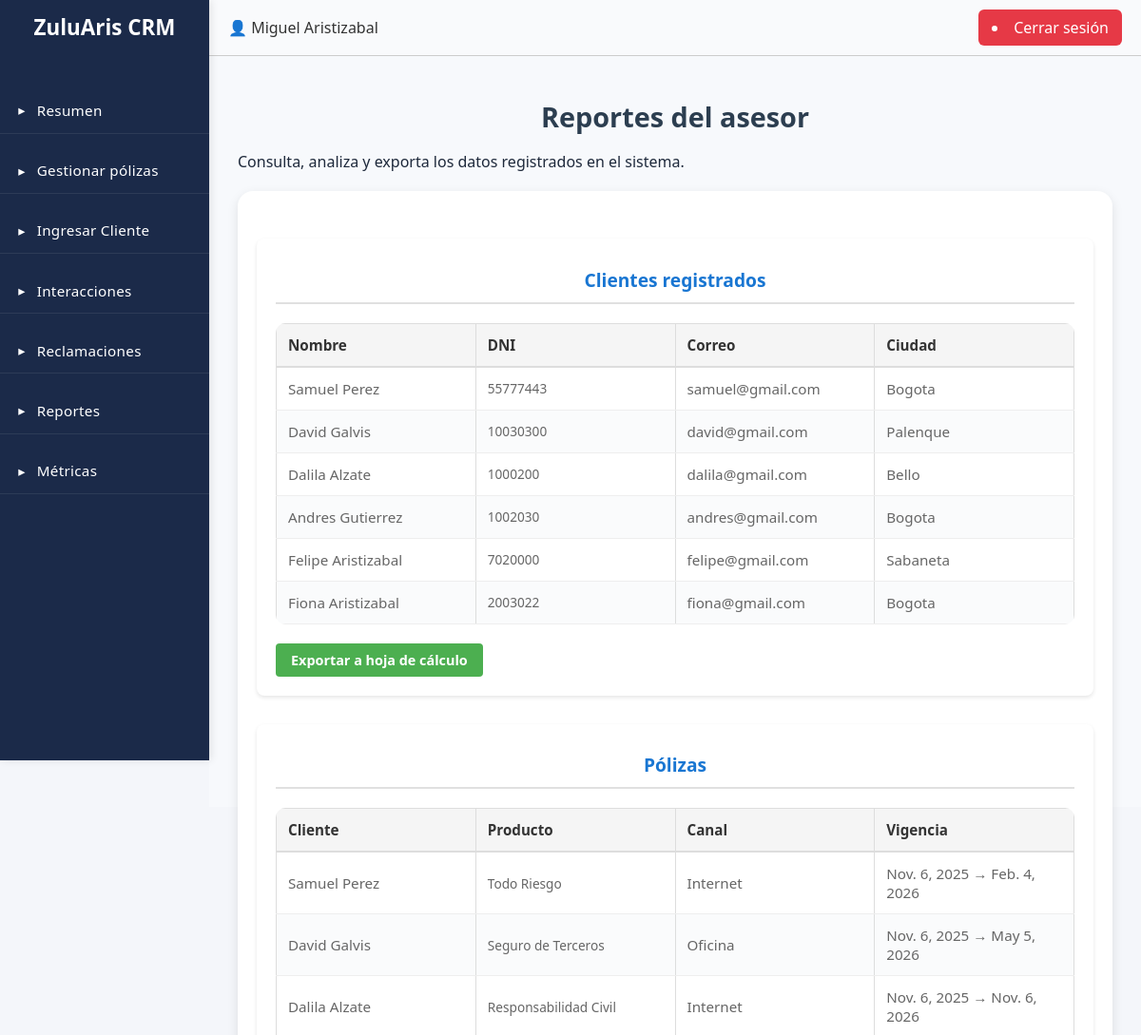
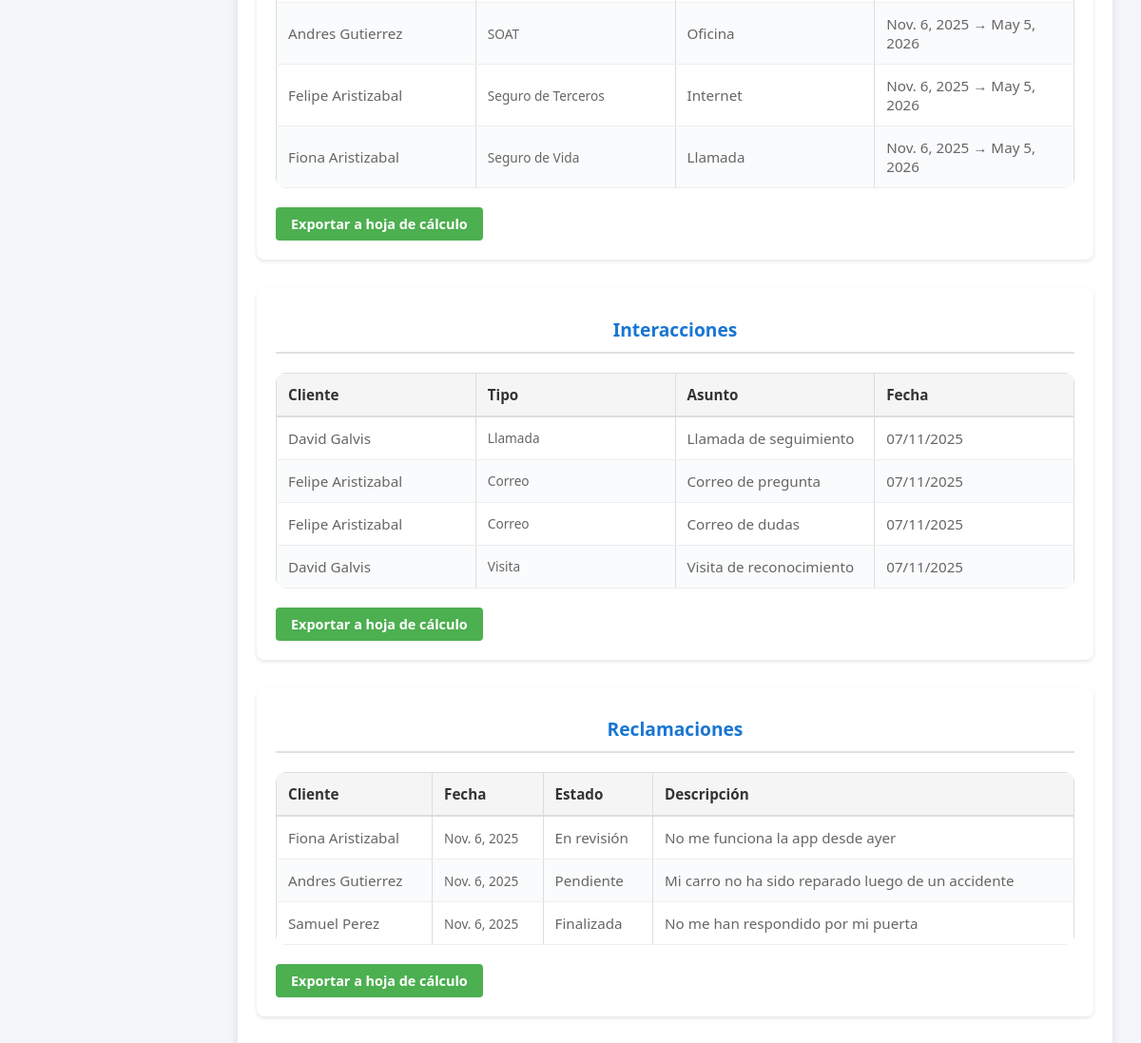
Page /reportes/ (signed in) on the earlier database version (2 pictures, top to bottom).
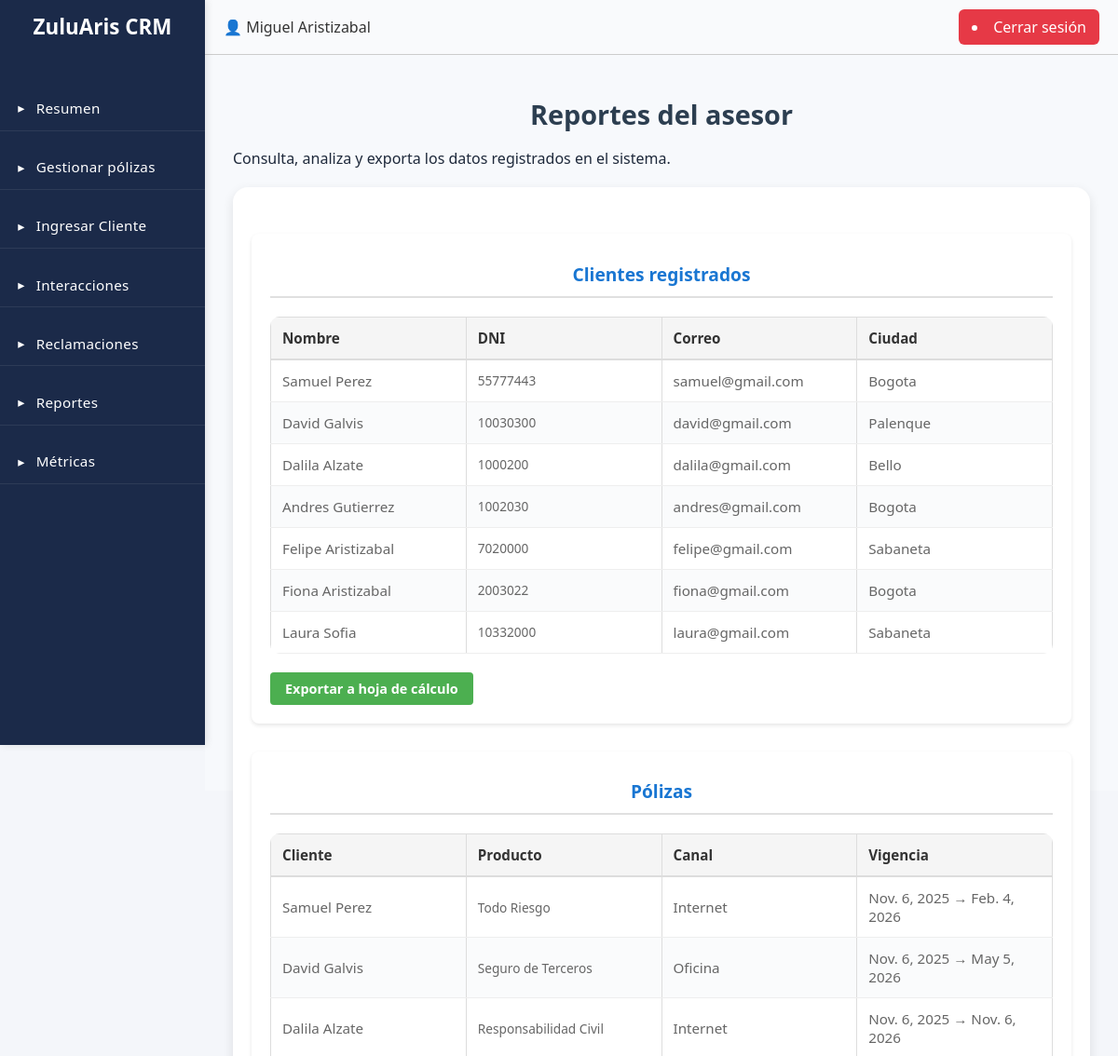
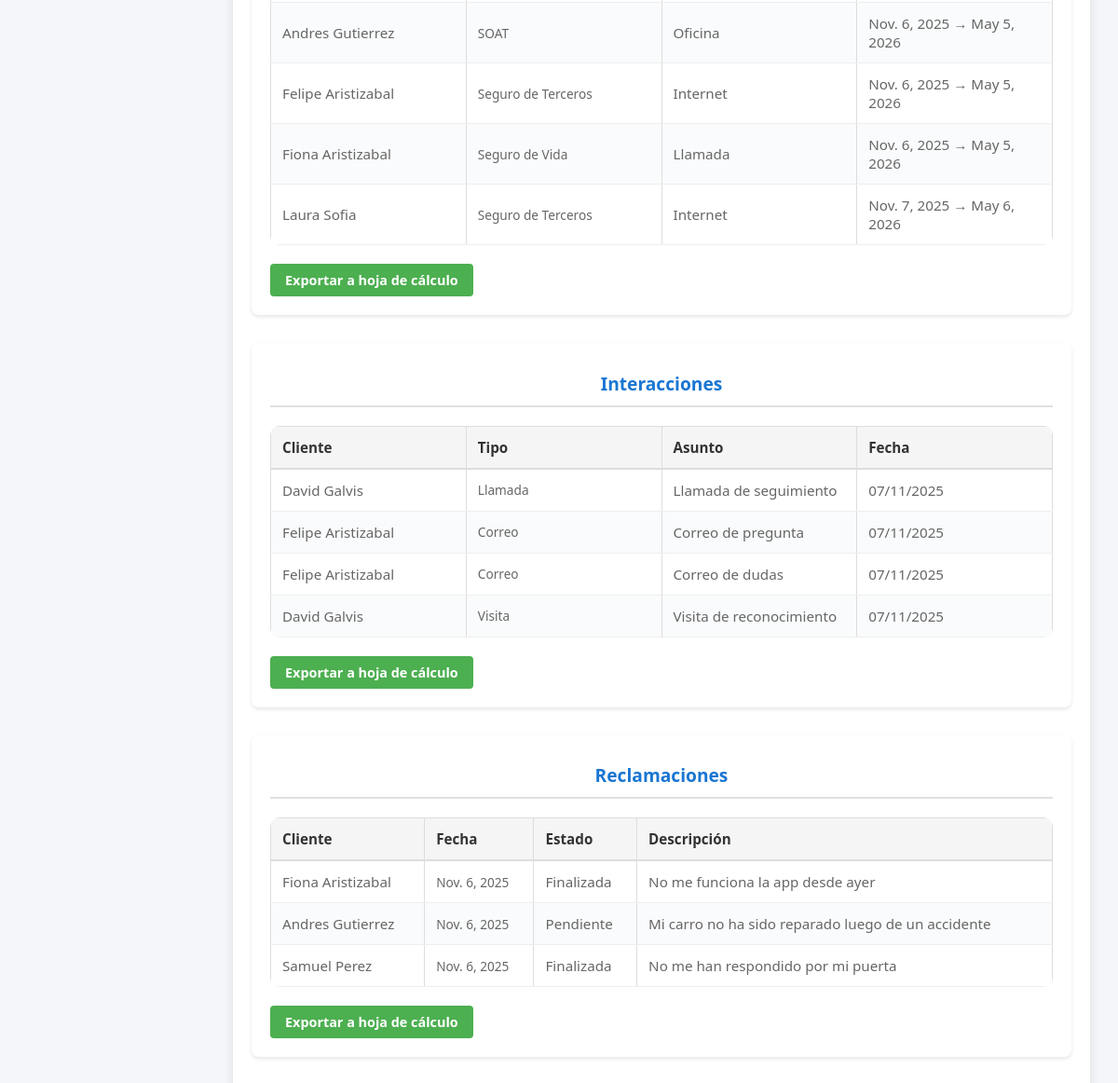
Same page on the later database version (2 pictures, top to bottom).
### CRM/models.py (models this page shows)
class Clientes(models.Model):
    dni = models.CharField(max_length=50, primary_key=True)
    id_tipo_dni = models.ForeignKey(Tipo_DNI, on_delete=models.CASCADE)
    nombre = models.CharField(max_length=200)
    direccion = models.CharField(max_length=200, blank=True, null=True)
    id_ciudad = models.ForeignKey(Ciudades, on_delete=models.CASCADE)
    telefono = models.CharField(max_length=50, blank=True, null=True)
    celular = models.CharField(max_length=50)
    correo = models.EmailField(blank=True, null=True)
    asesor = models.ForeignKey("Usuarios", on_delete=models.SET_NULL, null=True, blank=True, related_name="clientes")
    class Meta:
        db_table = "clientes"

class Ciudades(models.Model):
    id = models.AutoField(primary_key=True)
    descripcion = models.CharField(max_length=50, unique=True)
    id_departamento = models.ForeignKey(Departamentos, on_delete=models.CASCADE)
    class Meta:
        db_table = "ciudades"

class Polizas(models.Model):
    id = models.AutoField(primary_key=True)
    id_producto = models.ForeignKey(Productos, on_delete=models.CASCADE)
    id_canal_venta = models.ForeignKey(Canal_venta, on_delete=models.CASCADE)
    id_tipo_poliza = models.ForeignKey(Tipo_Poliza, on_delete=models.CASCADE)
    id_forma_pago = models.ForeignKey(Formas_pago, on_delete=models.CASCADE)
    dni_cliente = models.ForeignKey(Clientes, on_delete=models.CASCADE)
    fecha_inicio = models.DateField()
    fecha_fin = models.DateField()
    class Meta:
        db_table = "polizas"

class Productos(models.Model):
    id = models.AutoField(primary_key=True)
    descripcion = models.CharField(max_length=50, unique=True)
    id_ramo = models.ForeignKey(Ramos, on_delete=models.CASCADE)
    class Meta:
        db_table = "productos"

class Canal_venta(models.Model):
    id = models.AutoField(primary_key=True)
    descripcion = models.CharField(max_length=50, unique=True)
    class Meta:
        db_table = "canal_venta"

class Interacciones(models.Model):
    id = models.AutoField(primary_key=True)
    dni_cliente = models.ForeignKey(Clientes, on_delete=models.CASCADE)
    dni_asesor = models.ForeignKey(Usuarios, on_delete=models.CASCADE)
    fecha = models.DateTimeField(auto_now_add=True)
    id_tipo_interaccion = models.ForeignKey(TipoInteraccion, on_delete=models.CASCADE)
    asunto = models.CharField(max_length=100)
    observaciones = models.CharField(max_length=500, blank=True, null=True)
    class Meta:
        db_table = "interacciones"

class TipoInteraccion(models.Model):
    id = models.AutoField(primary_key=True)
    descripcion = models.CharField(max_length=50, unique=True)
    class Meta:
        db_table = "tipo_interaccion"

class Reclamaciones(models.Model):
    id = models.AutoField(primary_key=True)
    dni_asesor = models.ForeignKey(Usuarios, on_delete=models.CASCADE)
    dni_cliente = models.ForeignKey(Clientes, on_delete=models.CASCADE)
    poliza = models.ForeignKey(Polizas, on_delete=models.SET_NULL, null=True, db_column="id_poliza")
    fecha = models.DateField(auto_now_add=True)
    fecha_actualizacion = models.DateTimeField(auto_now=True)
    descripcion = models.TextField(blank=True, null=True)
    id_estado = models.ForeignKey(Estado, on_delete=models.CASCADE, db_column="id_estado", related_name="reclamacion_estado")
    class Meta:
        db_table = "reclamaciones"

class Estado(models.Model):
    id = models.AutoField(primary_key=True)
    descripcion = models.CharField(max_length=50, unique=True)
    class Meta:
        db_table = "estados"

### CRM/views.py (the view)
# urls.py: path("reportes/", CRM.views.reportes_panel, name="reportes_panel"),
def reportes_panel(request):
    if not request.user.is_authenticated:
        messages.error(request, "Debes iniciar sesión.")
        return redirect("/login")
    try:
        user_profile = Usuarios.objects.get(user=request.user)
    except Usuarios.DoesNotExist:
        messages.error(request, "Tu perfil no está asociado correctamente.")
        return redirect("/")
    is_admin = (user_profile.id_rol.nombre.lower() == "administrador")
    empresa = user_profile.empresa
    if is_admin:
        clientes = Clientes.objects.filter(asesor__empresa=empresa).select_related('id_ciudad')
        polizas = Polizas.objects.filter(dni_cliente__asesor__empresa=empresa).select_related('dni_cliente', 'id_producto', 'id_canal_venta')
        interacciones = Interacciones.objects.filter(dni_asesor__empresa=empresa).select_related('dni_cliente', 'id_tipo_interaccion')
        reclamaciones = Reclamaciones.objects.filter(dni_asesor__empresa=empresa).select_related('dni_cliente', 'id_estado')
    else:
        asesor = user_profile
        clientes = Clientes.objects.filter(asesor=asesor).select_related('id_ciudad')
        polizas = Polizas.objects.filter(dni_cliente__asesor=asesor).select_related('dni_cliente', 'id_producto', 'id_canal_venta')
        interacciones = Interacciones.objects.filter(dni_asesor=asesor).select_related('dni_cliente', 'id_tipo_interaccion')
        reclamaciones = Reclamaciones.objects.filter(dni_asesor=asesor).select_related('dni_cliente', 'id_estado')
    context = {
        'clientes': clientes,
        'polizas': polizas,
        'interacciones': interacciones,
        'reclamaciones': reclamaciones,
        'is_admin': is_admin,
    }
    return render(request, 'reportes.html', context)

### CRM/templates/reportes.html (shortened to what this page needs)
{% extends 'layout_panel.html' %}
{% load static %}
{% block content %}
    <h2 class="titulo-seccion">Reportes del asesor</h2>
    <p>Consulta, analiza y exporta los datos registrados en el sistema.</p>
<div class="reportes-container">
    <div class="reportes-seccion">
        <h3>Clientes registrados</h3>
        <table class="tabla_clientes">
            <thead>
                <tr>
                    <th>Nombre</th>
                    <th>DNI</th>
                    <th>Correo</th>
                    <th>Ciudad</th>
                </tr>
            </thead>
            <tbody>
                {% for c in clientes %}
                <tr>
                    <td>{{ c.nombre }}</td>
                    <td>{{ c.dni }}</td>
                    <td>{{ c.correo|default:"-" }}</td>
                    <td>{{ c.id_ciudad.descripcion }}</td>
                </tr>
                {% endfor %}
            </tbody>
        </table>
        <div class="acciones-reporte">
            <a href="{% url 'exportar_reporte' 'clientes' %}" class="btn-guardar">Exportar a hoja de cálculo</a>
        </div>
    </div>
    <div class="reportes-seccion">
        <h3>Pólizas</h3>
        <table class="tabla_clientes">
            <thead>
                <tr>
                    <th>Cliente</th>
                    <th>Producto</th>
                    <th>Canal</th>
                    <th>Vigencia</th>
                </tr>
            </thead>
            <tbody>
                {% for p in polizas %}
                <tr>
                    <td>{{ p.dni_cliente.nombre }}</td>
                    <td>{{ p.id_producto.descripcion }}</td>
                    <td>{{ p.id_canal_venta.descripcion }}</td>
                    <td>{{ p.fecha_inicio }} → {{ p.fecha_fin }}</td>
                </tr>
                {% endfor %}
            </tbody>
        </table>
        <div class="acciones-reporte">
            <a href="{% url 'exportar_reporte' 'polizas' %}" class="btn-guardar">Exportar a hoja de cálculo</a>
        </div>
    </div>
    <div class="reportes-seccion">
        <h3>Interacciones</h3>
        <table class="tabla_interacciones">
            <thead>
                <tr>
                    <th>Cliente</th>
                    <th>Tipo</th>
                    <th>Asunto</th>
                    <th>Fecha</th>
                </tr>
            </thead>
            <tbody>
                {% for i in interacciones %}
                <tr>
                    <td>{{ i.dni_cliente.nombre }}</td>
                    <td>{{ i.id_tipo_interaccion.descripcion }}</td>
                    <td>{{ i.asunto }}</td>
                    <td>{{ i.fecha|date:"d/m/Y" }}</td>
                </tr>
                {% endfor %}
            </tbody>
        </table>
        <div class="acciones-reporte">
            <a href="{% url 'exportar_reporte' 'interacciones' %}" class="btn-guardar">Exportar a hoja de cálculo</a>
        </div>
    </div>
    <div class="reportes-seccion">
        <h3>Reclamaciones</h3>
        <table class="tabla-clientes">
            <thead>
                <tr>
                    <th>Cliente</th>
                    <th>Fecha</th>
                    <th>Estado</th>
                    <th>Descripción</th>
                </tr>
            </thead>
            <tbody>
                {% for r in reclamaciones %}
                <tr>
                    <td>{{ r.dni_cliente.nombre }}</td>
                    <td>{{ r.fecha }}</td>
                    <td>{{ r.id_estado.descripcion }}</td>
                    <td>{{ r.descripcion }}</td>
                </tr>
                {% endfor %}
            </tbody>
        </table>
        <div class="acciones-reporte">
            <a href="{% url 'exportar_reporte' 'reclamaciones' %}" class="btn-guardar">Exportar a hoja de cálculo</a>
        </div>
    </div>
{% endblock %}

### CRM/templates/layout_panel.html (shortened to what this page needs)
{% load static %}
<!DOCTYPE html>
<html lang="es">
<head>
    {% load static %}
    <link rel="stylesheet" href="{% static 'styles/globalstyles.css' %}">
</head>
<body>
    <div class="container">
        <aside class="sidebar sidebar-admin">
            <div class="logo">ZuluAris CRM</div>
            <nav>
                <ul>
                    <li><a href="/resumen/">Resumen</a></li>
                    <li><a href="/gestionar/">Gestionar pólizas</a></li>
                    <li><a href="/client_form/">Ingresar Cliente</a></li>
                    <li><a href="/interacciones/">Interacciones</a></li>
                    <li><a href="/reclamaciones/">Reclamaciones</a></li>
                    <li><a href="/reportes/">Reportes</a></li>
                    <li><a href="{% url 'reportes_metricas' %}">Métricas</a></li>
                </ul>
            </nav>
        </aside>
        <main class="main-content">
            <header class="navbar">
                <div class="navbar-left">
                    <span class="user">👤 {{ request.user.first_name }} {{ request.user.last_name }}</span>
                </div>
                <div class="navbar-right">
                    <li class="btn-logout">
                        <a href="/logout/">Cerrar sesión</a>
                    </li>
                </div>
            </header>
            <section class="content">
                {% block content %}
                {% endblock %}
            </section>
        </main>
    </div>
</body>
</html>

Differences in the rows shown:
added Clientes: nombre "Laura Sofia", dni "10332000", correo "laura@gmail.com", id_ciudad.descripcion "Sabaneta"
added Polizas: dni_cliente.nombre "Laura Sofia", id_producto.descripcion "Seguro de Terceros", id_canal_venta.descripcion "Internet", fecha_inicio "Nov. 7, 2025", fecha_fin "May 6, 2026"
changed Reclamaciones "No me funciona la app desde ayer": id_estado.descripcion "En revisión" → "Finalizada"
